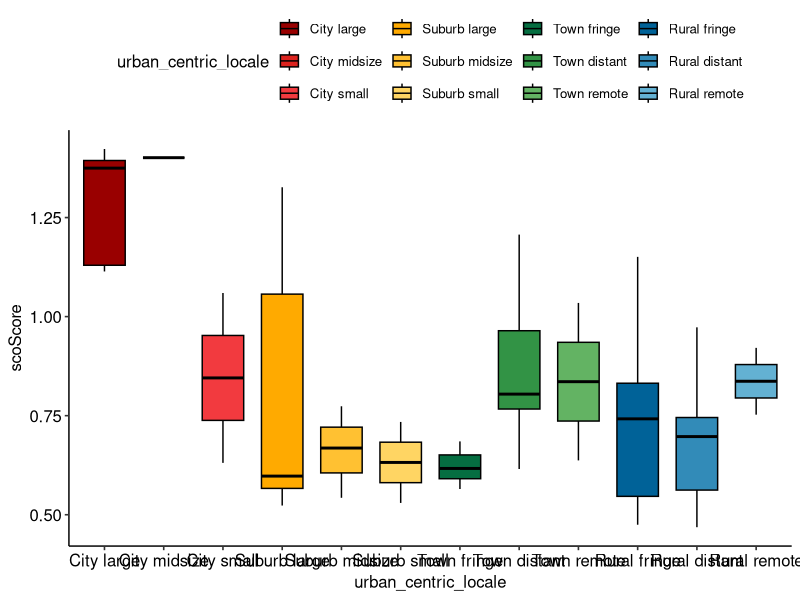
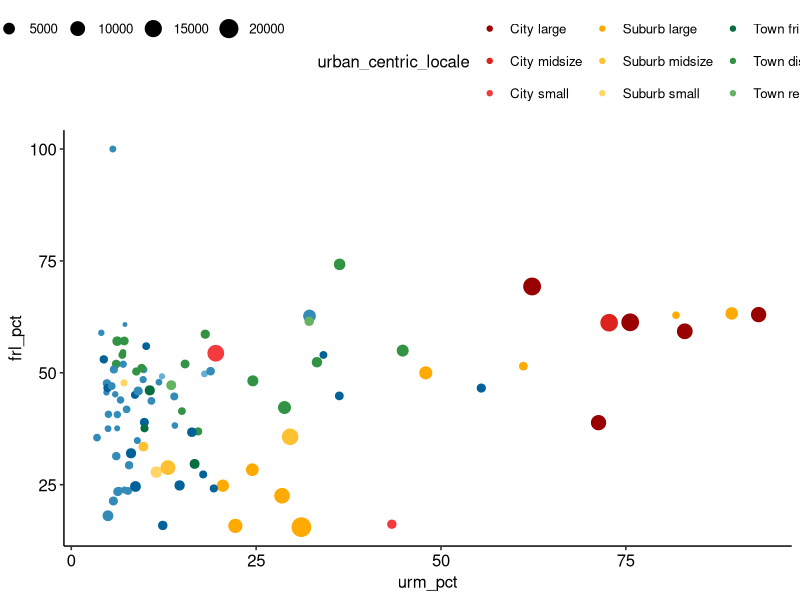

Write the R code that produced these figures, in order.
library(readr)
library(dplyr)
library(here)
library(ggplot2)
library(ggpubr)

ucl_palette <- c(
  "City large" = "#990000",
  "City midsize" = "#DC231E",
  "City small" = "#F23A3F",
  "Suburb large" = "#FFAA00",
  "Suburb midsize" = "#FFC132",
  "Suburb small" = "#FFD563",
  "Town fringe" = "#056E41",
  "Town distant" = "#329345",
  "Town remote" = "#63B363",
  "Rural fringe" = "#006298",
  "Rural distant" = "#328BB8",
  "Rural remote" = "#63B1D3"
)

iu_ramp_palette = colorRampPalette(c("#990000", "#59264D", "#006298"))

state_3rd_proficiency <- .816
state_6th_proficiency <- .341
state_gpc <- .864

school_corp_frame <- read_csv(here("data", "maxim.csv")) |>
  na.omit() |>
  # mutate(ela_3rd = if_else(
  #   is.na(ela_3rd),
  #   state_3rd_proficiency,
  #   ela_3rd
  # )) |>
  # mutate(math_6th = if_else(
  #   is.na(math_6th),
  #   state_6th_proficiency,
  #   math_6th
  # )) |>
  # mutate(grad_comp = if_else(
  #   is.na(grad_comp),
  #   state_gpc,
  #   grad_comp
  # )) |>
  mutate(adj_3rd = if_else(
    ela_3rd < state_3rd_proficiency,
    (state_3rd_proficiency - ela_3rd + 1),
    0
  )) |>
  mutate(adj_6th = if_else(
    math_6th < state_6th_proficiency,
    (state_6th_proficiency - math_6th + 1),
    0
  )) |>
  mutate(adj_gpc = if_else(
    grad_comp < state_gpc,
    (state_gpc - grad_comp + 1),
    0
  )) |>
  mutate(
    adj_academic = (
      (((adj_3rd) + (adj_6th) + (adj_gpc)) / 3)) + 1
  ) |>
  mutate(
    scoScore = (
      ((urm_pct * 1.5) + (frl_pct * 1.5) + (adj_academic)) / 3
    )
  ) |>
  select(
    leaid,
    lea_name,
    enrollment,
    urban_centric_locale,
    urm_pct,
    frl_pct,
    adj_academic,
    scoScore
  ) |>
  mutate(urm_pct = urm_pct * 100) |>
  mutate(frl_pct = frl_pct * 100)

school_corp_frame$urban_centric_locale <- factor(
  school_corp_frame$urban_centric_locale,
  levels = c(
    "City large",
    "City midsize",
    "City small",
    "Suburb large",
    "Suburb midsize",
    "Suburb small",
    "Town fringe",
    "Town distant",
    "Town remote",
    "Rural fringe",
    "Rural distant",
    "Rural remote"
  )
)

urcl_plot <- ggboxplot(
  school_corp_frame,
 "urban_centric_locale",
 "scoScore",
 outlier.shape = NA,
 fill = "urban_centric_locale",
 palette = ucl_palette) +
 theme_pubr()
urcl_plot

opp_plot <- ggscatter(
  school_corp_frame,
  "urm_pct",
  "frl_pct",
  size = "enrollment",
  color = "urban_centric_locale",
  palette = ucl_palette) +
  theme_pubr()
opp_plot
